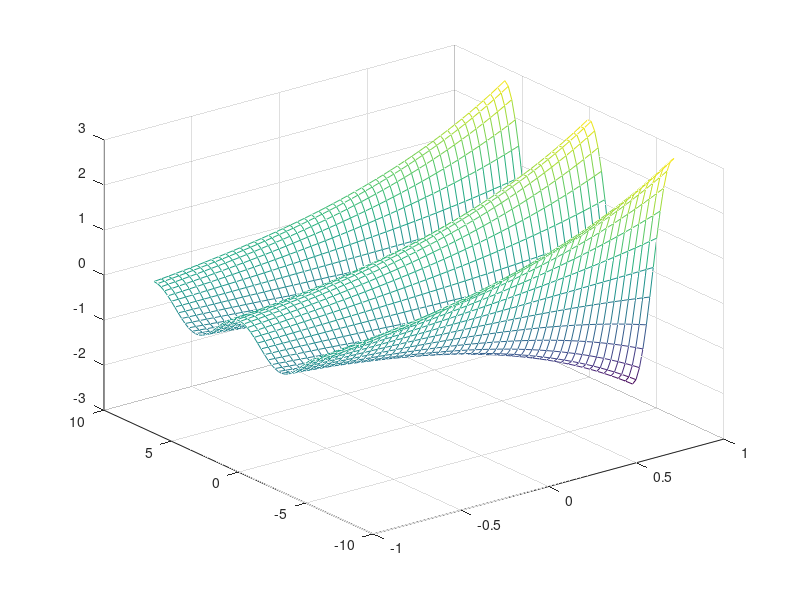

Reproduce this figure in MATLAB.
x = linspace(-1,1,50) ; 
y = linspace(-2*pi, 2*pi, 50) ; 
[X,Y] = meshgrid(x,y) ;

z = exp(X+ 1i*Y) ; 
mesh(X,Y,real(z))
